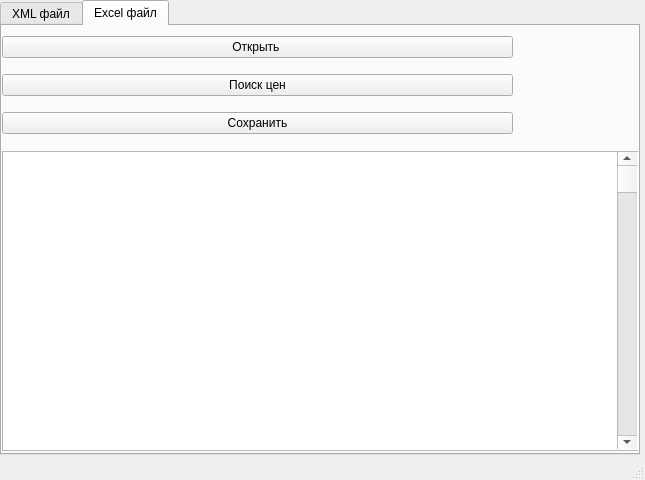
<?xml version="1.0" encoding="UTF-8"?>
<ui version="4.0">
 <class>MainWindow</class>
 <widget class="QMainWindow" name="MainWindow">
  <property name="enabled">
   <bool>true</bool>
  </property>
  <property name="geometry">
   <rect>
    <x>0</x>
    <y>0</y>
    <width>645</width>
    <height>480</height>
   </rect>
  </property>
  <property name="windowTitle">
   <string>MainWindow</string>
  </property>
  <widget class="QWidget" name="centralwidget">
   <widget class="QTabWidget" name="tabWidget">
    <property name="geometry">
     <rect>
      <x>0</x>
      <y>0</y>
      <width>640</width>
      <height>455</height>
     </rect>
    </property>
    <property name="focusPolicy">
     <enum>Qt::TabFocus</enum>
    </property>
    <property name="currentIndex">
     <number>1</number>
    </property>
    <widget class="QWidget" name="XML_menu">
     <attribute name="title">
      <string>XML файл</string>
     </attribute>
     <widget class="QLabel" name="xml_logo">
      <property name="geometry">
       <rect>
        <x>510</x>
        <y>0</y>
        <width>120</width>
        <height>120</height>
       </rect>
      </property>
      <property name="text">
       <string/>
      </property>
      <property name="pixmap">
       <pixmap>XML_LOGO.jpg</pixmap>
      </property>
      <property name="scaledContents">
       <bool>true</bool>
      </property>
      <property name="wordWrap">
       <bool>false</bool>
      </property>
     </widget>
     <widget class="QWidget" name="verticalLayoutWidget">
      <property name="geometry">
       <rect>
        <x>0</x>
        <y>0</y>
        <width>511</width>
        <height>121</height>
       </rect>
      </property>
      <layout class="QVBoxLayout" name="verticalLayout">
       <item>
        <widget class="QPushButton" name="open_button_xml">
         <property name="text">
          <string>Открыть </string>
         </property>
        </widget>
       </item>
       <item>
        <widget class="QPushButton" name="parsing_button_xml">
         <property name="text">
          <string>Поиск цен</string>
         </property>
        </widget>
       </item>
       <item>
        <widget class="QPushButton" name="save_button_xml">
         <property name="text">
          <string>Сохранить</string>
         </property>
        </widget>
       </item>
      </layout>
     </widget>
     <widget class="QPlainTextEdit" name="text_info_xml">
      <property name="geometry">
       <rect>
        <x>0</x>
        <y>125</y>
        <width>640</width>
        <height>300</height>
       </rect>
      </property>
     </widget>
     <widget class="QScrollBar" name="verticalScrollBar_xml">
      <property name="geometry">
       <rect>
        <x>615</x>
        <y>126</y>
        <width>20</width>
        <height>297</height>
       </rect>
      </property>
      <property name="orientation">
       <enum>Qt::Vertical</enum>
      </property>
     </widget>
    </widget>
    <widget class="QWidget" name="Excel_menu">
     <attribute name="title">
      <string>Excel файл</string>
     </attribute>
     <widget class="QLabel" name="excel_logo">
      <property name="geometry">
       <rect>
        <x>510</x>
        <y>0</y>
        <width>120</width>
        <height>120</height>
       </rect>
      </property>
      <property name="text">
       <string/>
      </property>
      <property name="pixmap">
       <pixmap>EXCEL_LOGO.png</pixmap>
      </property>
      <property name="scaledContents">
       <bool>true</bool>
      </property>
     </widget>
     <widget class="QWidget" name="verticalLayoutWidget_2">
      <property name="geometry">
       <rect>
        <x>0</x>
        <y>0</y>
        <width>511</width>
        <height>121</height>
       </rect>
      </property>
      <layout class="QVBoxLayout" name="verticalLayout_2">
       <item>
        <widget class="QPushButton" name="open_button_excel">
         <property name="text">
          <string>Открыть </string>
         </property>
        </widget>
       </item>
       <item>
        <widget class="QPushButton" name="parsing_button_excel">
         <property name="text">
          <string>Поиск цен</string>
         </property>
        </widget>
       </item>
       <item>
        <widget class="QPushButton" name="save_button_excel">
         <property name="text">
          <string>Сохранить</string>
         </property>
        </widget>
       </item>
      </layout>
     </widget>
     <widget class="QPlainTextEdit" name="text_info_excel">
      <property name="geometry">
       <rect>
        <x>0</x>
        <y>125</y>
        <width>640</width>
        <height>300</height>
       </rect>
      </property>
     </widget>
     <widget class="QScrollBar" name="verticalScrollBar_excel">
      <property name="geometry">
       <rect>
        <x>615</x>
        <y>126</y>
        <width>20</width>
        <height>297</height>
       </rect>
      </property>
      <property name="orientation">
       <enum>Qt::Vertical</enum>
      </property>
     </widget>
    </widget>
   </widget>
  </widget>
  <widget class="QStatusBar" name="statusbar"/>
 </widget>
 <resources/>
 <connections/>
</ui>
